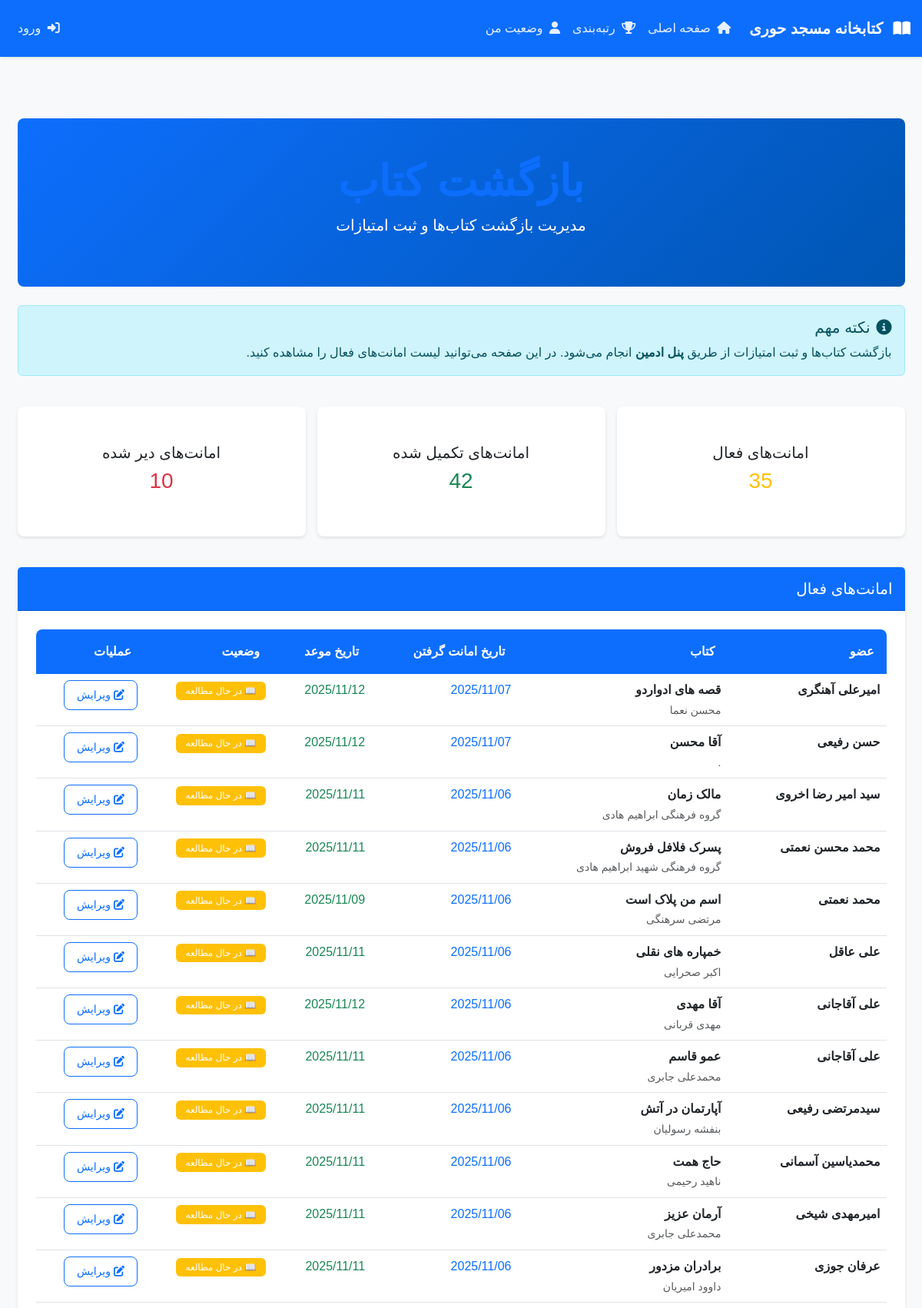
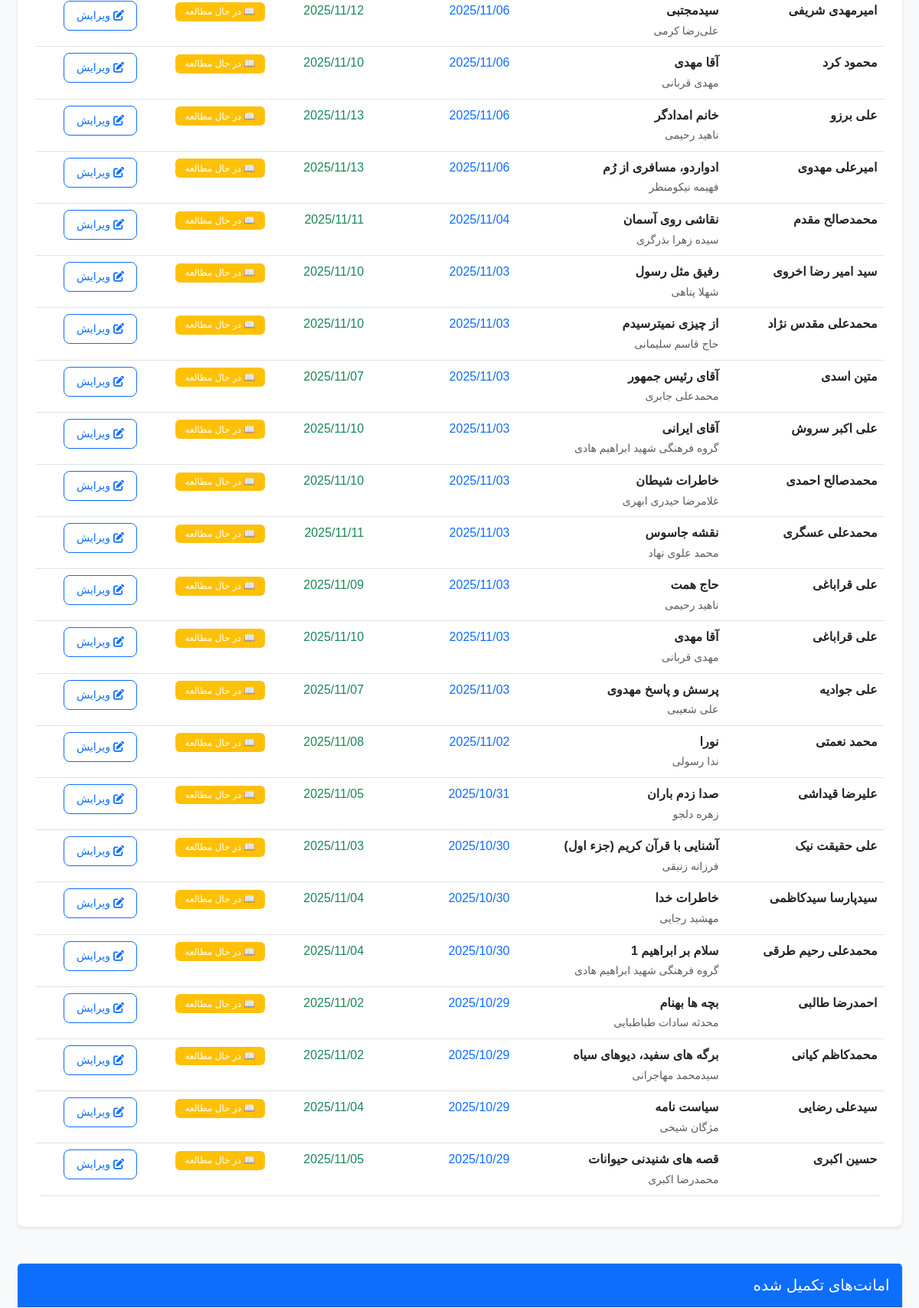
Screenshot of /return-book/ (upper part) with the database file from the repository (2 pictures, top to bottom).
### books/models.py (models this page shows, shortened)
class BookAssignment(models.Model):
    member = models.ForeignKey(Member, on_delete=models.CASCADE, verbose_name="عضو")
    book = models.ForeignKey(Book, on_delete=models.CASCADE, verbose_name="کتاب")
    assigned_date = models.DateTimeField(verbose_name="تاریخ امانت گرفتن")
    due_date = models.DateTimeField(verbose_name="تاریخ موعد")
    returned_date = models.DateTimeField(null=True, blank=True, verbose_name="تاریخ بازگشت")
    is_completed = models.BooleanField(default=False, verbose_name="تکمیل شده")
    reading_score_earned = models.IntegerField(default=0, verbose_name="امتیاز مطالعه کسب شده")
    quiz_score_earned = models.IntegerField(default=0, verbose_name="امتیاز آزمون کسب شده")
    late_days = models.IntegerField(default=0, verbose_name="روزهای تاخیر")
    pages_read = models.PositiveIntegerField(default=0, verbose_name="تعداد صفحات مطالعه شده")
    reading_score_base = models.IntegerField(default=0, verbose_name="امتیاز مطالعه پایه")
    quiz_score_base = models.IntegerField(default=0, verbose_name="امتیاز آزمون پایه")
    notes = models.TextField(blank=True, verbose_name="یادداشت‌ها")
    class Meta:
        verbose_name = "امانت گرفتن کتاب"
        verbose_name_plural = "امانت‌های کتاب"
        ordering = ['-assigned_date']

class Member(models.Model):
    GROUP_CHOICES = [
        ('soleimani', 'گروه شهید سلیمانی'),
        ('fakhrizadeh', 'گروه شهید فخری زاده'),
    ]
    user = models.OneToOneField(User, on_delete=models.CASCADE, null=True, blank=True, verbose_name="کاربر")
    first_name = models.CharField(max_length=100, verbose_name="نام", null=True, blank=True)
    last_name = models.CharField(max_length=100, verbose_name="نام خانوادگی", null=True, blank=True)
    group = models.CharField(max_length=20, choices=GROUP_CHOICES, default='fakhrizadeh', verbose_name="گروه")
    profile_image = models.ImageField(upload_to='members/profiles/', blank=True, null=True, verbose_name="تصویر پروفایل")
    current_stage = models.ForeignKey(Stage, on_delete=models.SET_NULL, null=True, blank=True, verbose_name="مرحله فعلی")
    total_score = models.IntegerField(default=0, verbose_name="امتیاز کل")
    is_active = models.BooleanField(default=True, verbose_name="فعال")
    created_at = models.DateTimeField(auto_now_add=True)
    updated_at = models.DateTimeField(auto_now=True)
    class Meta:
        verbose_name = "عضو"
        verbose_name_plural = "اعضا"
        ordering = ['-total_score', 'first_name']
    @property
    def full_name(self):
        if self.user:
            return f"{self.user.first_name} {self.user.last_name}" if self.user.first_name else self.user.username
        return f"{self.first_name} {self.last_name}"

class Book(models.Model):
    title = models.CharField(max_length=200, verbose_name="عنوان کتاب")
    author = models.CharField(max_length=200, verbose_name="نویسنده")
    description = models.TextField(verbose_name="توضیحات")
    cover_image = models.ImageField(upload_to='books/covers/', blank=True, null=True, verbose_name="تصویر جلد")
    reading_score = models.IntegerField(default=0, verbose_name="امتیاز مطالعه")
    quiz_score = models.IntegerField(default=0, verbose_name="امتیاز آزمون")
    stage = models.ForeignKey(Stage, on_delete=models.CASCADE, verbose_name="مرحله")
    reading_days = models.IntegerField(default=3, verbose_name="تعداد روز مطالعه")
    page_count = models.PositiveIntegerField(default=0, verbose_name="تعداد صفحات")
    stock_count = models.PositiveIntegerField(default=1, verbose_name="تعداد نسخه")
    created_at = models.DateTimeField(auto_now_add=True)
    updated_at = models.DateTimeField(auto_now=True)
    class Meta:
        verbose_name = "کتاب"
        verbose_name_plural = "کتاب‌ها"
        ordering = ['stage__order', 'title']

### books/views.py (the view)
# urls.py: path('return-book/', views.return_book, name='return_book'),
def return_book(request):
    if request.method == 'POST':
        messages.info(request, 'بازگشت کتاب از طریق پنل ادمین انجام می‌شود.')
        return redirect('books:home')
    from datetime import date
    today = date.today()
    active_assignments = BookAssignment.objects.filter(
        is_completed=False
    ).select_related('member', 'book').order_by('-assigned_date')
    completed_assignments = BookAssignment.objects.filter(
        is_completed=True
    ).select_related('member', 'book').order_by('-returned_date')
    overdue_assignments = BookAssignment.objects.filter(
        is_completed=False,
        due_date__lt=today
    ).select_related('member', 'book').order_by('-assigned_date')
    context = {
        'active_assignments': active_assignments,
        'completed_assignments': completed_assignments,
        'overdue_assignments': overdue_assignments,
        'today': today,
    }
    return render(request, 'books/return_book.html', context)

### books/context_processors.py (called while the page is built, shortened)
def notifications(request):
    if not request.user.is_authenticated:
        return {
            'header_notifications': [],
            'header_unread_notifications': 0,
        }

### templates/books/return_book.html (shortened to what this page needs)
{% extends 'base.html' %}
{% load static %}
{% block content %}
<div class="container mt-4">
    <div class="row">
        <div class="col-12">
            <div class="hero-section text-center mb-4">
                <h1 class="display-4 fw-bold text-primary">بازگشت کتاب</h1>
                <p class="lead">مدیریت بازگشت کتاب‌ها و ثبت امتیازات</p>
            </div>
        </div>
    </div>
    <div class="row mb-4">
        <div class="col-12">
            <div class="alert alert-info">
                <h5><i class="fas fa-info-circle me-2"></i>نکته مهم</h5>
                <p class="mb-0">بازگشت کتاب‌ها و ثبت امتیازات از طریق <strong>پنل ادمین</strong> انجام می‌شود. در این صفحه می‌توانید لیست امانت‌های فعال را مشاهده کنید.</p>
            </div>
        </div>
    </div>
    <div class="row mb-4">
        <div class="col-md-4">
            <div class="card stats-card text-center">
                <div class="card-body">
                    <h5 class="card-title">امانت‌های فعال</h5>
                    <h3 class="text-warning">{{ active_assignments.count }}</h3>
                </div>
            </div>
        </div>
        <div class="col-md-4">
            <div class="card stats-card text-center">
                <div class="card-body">
                    <h5 class="card-title">امانت‌های تکمیل شده</h5>
                    <h3 class="text-success">{{ completed_assignments.count }}</h3>
                </div>
            </div>
        </div>
        <div class="col-md-4">
            <div class="card stats-card text-center">
                <div class="card-body">
                    <h5 class="card-title">امانت‌های دیر شده</h5>
                    <h3 class="text-danger">{{ overdue_assignments.count }}</h3>
                </div>
            </div>
        </div>
    </div>
    <div class="row mb-4">
        <div class="col-12">
            <div class="card">
                <div class="card-header">
                    <h5 class="card-title mb-0">امانت‌های فعال</h5>
                </div>
                <div class="card-body">
                    {% if active_assignments %}
                        <div class="table-responsive">
                            <table class="table table-hover">
                                <thead>
                                    <tr>
                                        <th>عضو</th>
                                        <th>کتاب</th>
                                        <th>تاریخ امانت گرفتن</th>
                                        <th>تاریخ موعد</th>
                                        <th>وضعیت</th>
                                        <th>عملیات</th>
                                    </tr>
                                </thead>
                                <tbody>
                                    {% for assignment in active_assignments %}
                                        <tr>
                                            <td>
                                                <strong>{{ assignment.member.full_name }}</strong>
                                            </td>
                                            <td>
                                                <div>
                                                    <strong>{{ assignment.book.title }}</strong>
                                                    <br>
                                                    <small class="text-muted">{{ assignment.book.author }}</small>
                                                </div>
                                            </td>
                                            <td>
                                                <span class="text-primary">{{ assignment.assigned_date|date:"Y/m/d" }}</span>
                                            </td>
                                            <td>
                                                {% if assignment.due_date < today %}
                                                    <span class="text-danger fw-bold">{{ assignment.due_date|date:"Y/m/d" }}</span>
                                                {% else %}
                                                    <span class="text-success">{{ assignment.due_date|date:"Y/m/d" }}</span>
                                                {% endif %}
                                            </td>
                                            <td>
                                                {% if assignment.due_date < today %}
                                                    <span class="badge bg-danger">⚠ دیر شده</span>
                                                {% else %}
                                                    <span class="badge bg-warning">📖 در حال مطالعه</span>
                                                {% endif %}
                                            </td>
                                            <td>
                                                <a href="{% url 'admin:books_bookassignment_change' assignment.id %}" class="btn btn-sm btn-outline-primary">
                                                    <i class="fas fa-edit me-1"></i>ویرایش
                                                </a>
                                            </td>
                                        </tr>
                                    {% endfor %}
                                </tbody>
                            </table>
                        </div>
                    {% else %}
                        <div class="text-center py-4">
                            <i class="fas fa-book fa-3x text-muted mb-3"></i>
                            <p class="text-muted">هیچ امانت فعالی وجود ندارد.</p>
                        </div>
                    {% endif %}
                </div>
            </div>
        </div>
    </div>
    <div class="row mb-4">
        <div class="col-12">
            <div class="card">
                <div class="card-header">
                    <h5 class="card-title mb-0">امانت‌های تکمیل شده</h5>
                </div>
            </div>
        </div>
    </div>
</div>
{% endblock %}

### static/css/style.css (style rules this page uses)
:root { --primary: #0d6efd; --secondary: #6c757d; --success: #198754; --warning: #ffc107; --danger: #dc3545; --light: #f8f9fa; --dark: #212529; --border-radius: 8px; --shadow: 0 2px 4px rgba(0,0,0,0.1); }
* { box-sizing: border-box; }
body { font-family: 'IRANSans', 'Tahoma', sans-serif; line-height: 1.6; background-color: var(--light); overflow-x: hidden; }
.container { max-width: 1200px; margin: 0 auto; padding: 0 15px; }
.hero-section { background: linear-gradient(135deg, var(--primary), #0056b3); color: white; border-radius: var(--border-radius); padding: 3rem 2rem; margin: 2rem 0; text-align: center; }
.card { border: none; border-radius: var(--border-radius); box-shadow: var(--shadow); margin-bottom: 1.5rem; transition: transform 0.2s; }
.card-header { background: var(--primary); color: white; border-radius: var(--border-radius) var(--border-radius) 0 0; padding: 1rem; font-weight: 600; }
.card-body { padding: 1.5rem; }
.stats-card { background: white; border-radius: var(--border-radius); padding: 1.5rem; text-align: center; box-shadow: var(--shadow); margin-bottom: 1rem; }
.btn { font-weight: 500; border-radius: var(--border-radius); padding: 0.5rem 1rem; transition: all 0.2s; }
.table { background: white; border-radius: var(--border-radius); overflow: hidden; }
.table thead th { background: var(--primary); color: white; border: none; padding: 1rem; }
.badge { font-weight: 500; padding: 0.4rem 0.8rem; }
.row { margin-left: 0; margin-right: 0; }
.col, [class*="col-"] { padding-left: 7.5px; padding-right: 7.5px; }
.table-responsive { overflow-x: auto; }

### rows the page displays
BookAssignment: member.full_name "امیرعلی آهنگری", book "قصه های ادواردو", book.author "محسن نعما", assigned_date "2025/11/07", due_date "2025/11/12", shows "📖 در حال مطالعه"
BookAssignment: member.full_name "حسن رفیعی", book "آقا محسن", book.author ".", assigned_date "2025/11/07", due_date "2025/11/12", shows "📖 در حال مطالعه"
BookAssignment: member.full_name "سید امیر رضا اخروی", book "مالک زمان", book.author "گروه فرهنگی ابراهیم هادی", assigned_date "2025/11/06", due_date "2025/11/11", shows "📖 در حال مطالعه"
BookAssignment: member.full_name "محمد محسن نعمتی", book "پسرک فلافل فروش", book.author "گروه فرهنگی شهید ابراهیم هادی", assigned_date "2025/11/06", due_date "2025/11/11", shows "📖 در حال مطالعه"
BookAssignment: member.full_name "محمد نعمتی", book "اسم من پلاک است", book.author "مرتضی سرهنگی", assigned_date "2025/11/06", due_date "2025/11/09", shows "📖 در حال مطالعه"
BookAssignment: member.full_name "علی عاقل", book "خمپاره های نقلی", book.author "اکبر صحرایی", assigned_date "2025/11/06", due_date "2025/11/11", shows "📖 در حال مطالعه"
BookAssignment: member.full_name "علی آقاجانی", book "آقا مهدی", book.author "مهدی قربانی", assigned_date "2025/11/06", due_date "2025/11/12", shows "📖 در حال مطالعه"
BookAssignment: member.full_name "علی آقاجانی", book "عمو قاسم", book.author "محمدعلی جابری", assigned_date "2025/11/06", due_date "2025/11/11", shows "📖 در حال مطالعه"
BookAssignment: member.full_name "سیدمرتضی رفیعی", book "آپارتمان در آتش", book.author "بنفشه رسولیان", assigned_date "2025/11/06", due_date "2025/11/11", shows "📖 در حال مطالعه"
BookAssignment: member.full_name "محمدیاسین آسمانی", book "حاج همت", book.author "ناهید رحیمی", assigned_date "2025/11/06", due_date "2025/11/11", shows "📖 در حال مطالعه"
BookAssignment: member.full_name "امیرمهدی شیخی", book "آرمان عزیز", book.author "محمدعلی جابری", assigned_date "2025/11/06", due_date "2025/11/11", shows "📖 در حال مطالعه"
BookAssignment: member.full_name "عرفان جوزی", book "برادران مزدور", book.author "داوود امیریان", assigned_date "2025/11/06", due_date "2025/11/11", shows "📖 در حال مطالعه"
BookAssignment: member.full_name "امیرمهدی شریفی", book "سیدمجتبی", book.author "علی‌رضا کرمی", assigned_date "2025/11/06", due_date "2025/11/12", shows "📖 در حال مطالعه"
BookAssignment: member.full_name "محمود کرد", book "آقا مهدی", book.author "مهدی قربانی", assigned_date "2025/11/06", due_date "2025/11/10", shows "📖 در حال مطالعه"
BookAssignment: member.full_name "علی برزو", book "خانم امدادگر", book.author "ناهید رحیمی", assigned_date "2025/11/06", due_date "2025/11/13", shows "📖 در حال مطالعه"
BookAssignment: member.full_name "امیرعلی مهدوی", book "ادواردو، مسافری از رُم", book.author "فهیمه نیکومنظر", assigned_date "2025/11/06", due_date "2025/11/13", shows "📖 در حال مطالعه"
BookAssignment: member.full_name "محمدصالح مقدم", book "نقاشی روی آسمان", book.author "سیده زهرا بذرگری", assigned_date "2025/11/04", due_date "2025/11/11", shows "📖 در حال مطالعه"
BookAssignment: member.full_name "سید امیر رضا اخروی", book "رفیق مثل رسول", book.author "شهلا پناهی", assigned_date "2025/11/03", due_date "2025/11/10", shows "📖 در حال مطالعه"
BookAssignment: member.full_name "محمدعلی مقدس نژاد", book "از چیزی نمیترسیدم", book.author "حاج قاسم سلیمانی", assigned_date "2025/11/03", due_date "2025/11/10", shows "📖 در حال مطالعه"
BookAssignment: member.full_name "متین اسدی", book "آقای رئیس جمهور", book.author "محمدعلی جابری", assigned_date "2025/11/03", due_date "2025/11/07", shows "📖 در حال مطالعه"
BookAssignment: member.full_name "علی اکبر سروش", book "آقای ایرانی", book.author "گروه فرهنگی شهید ابراهیم هادی", assigned_date "2025/11/03", due_date "2025/11/10", shows "📖 در حال مطالعه"
BookAssignment: member.full_name "محمدصالح احمدی", book "خاطرات شیطان", book.author "غلامرضا حیدری ابهری", assigned_date "2025/11/03", due_date "2025/11/10", shows "📖 در حال مطالعه"
BookAssignment: member.full_name "محمدعلی عسگری", book "نقشه جاسوس", book.author "محمد علوی نهاد", assigned_date "2025/11/03", due_date "2025/11/11", shows "📖 در حال مطالعه"
BookAssignment: member.full_name "علی قراباغی", book "حاج همت", book.author "ناهید رحیمی", assigned_date "2025/11/03", due_date "2025/11/09", shows "📖 در حال مطالعه"
BookAssignment: member.full_name "علی قراباغی", book "آقا مهدی", book.author "مهدی قربانی", assigned_date "2025/11/03", due_date "2025/11/10", shows "📖 در حال مطالعه"
BookAssignment: member.full_name "علی جوادیه", book "پرسش و پاسخ مهدوی", book.author "علی شعیبی", assigned_date "2025/11/03", due_date "2025/11/07", shows "📖 در حال مطالعه"
BookAssignment: member.full_name "محمد نعمتی", book "نورا", book.author "ندا رسولی", assigned_date "2025/11/02", due_date "2025/11/08", shows "📖 در حال مطالعه"
BookAssignment: member.full_name "علیرضا قیداشی", book "صدا زدم باران", book.author "زهره دلجو", assigned_date "2025/10/31", due_date "2025/11/05", shows "📖 در حال مطالعه"
BookAssignment: member.full_name "علی حقیقت نیک", book "آشنایی با قرآن کریم (جزء اول)", book.author "فرزانه زنبقی", assigned_date "2025/10/30", due_date "2025/11/03", shows "📖 در حال مطالعه"
BookAssignment: member.full_name "سیدپارسا سیدکاظمی", book "خاطرات خدا", book.author "مهشید رجایی", assigned_date "2025/10/30", due_date "2025/11/04", shows "📖 در حال مطالعه"
BookAssignment: member.full_name "محمدعلی رحیم طرقی", book "سلام بر ابراهیم 1", book.author "گروه فرهنگی شهید ابراهیم هادی", assigned_date "2025/10/30", due_date "2025/11/04", shows "📖 در حال مطالعه"
BookAssignment: member.full_name "احمدرضا طالبی", book "بچه ها بهنام", book.author "محدثه سادات طباطبایی", assigned_date "2025/10/29", due_date "2025/11/02", shows "📖 در حال مطالعه"
BookAssignment: member.full_name "محمدکاظم کیانی", book "برگه های سفید، دیوهای سیاه", book.author "سیدمحمد مهاجرانی", assigned_date "2025/10/29", due_date "2025/11/02", shows "📖 در حال مطالعه"
BookAssignment: member.full_name "سیدعلی رضایی", book "سیاست نامه", book.author "مژگان شیخی", assigned_date "2025/10/29", due_date "2025/11/04", shows "📖 در حال مطالعه"
BookAssignment: member.full_name "حسین اکبری", book "قصه های شنیدنی حیوانات", book.author "محمدرضا اکبری", assigned_date "2025/10/29", due_date "2025/11/05", shows "📖 در حال مطالعه"

### other values shown
{{ active_assignments.count }} "35"
{{ completed_assignments.count }} "42"
{{ overdue_assignments.count }} "10"
